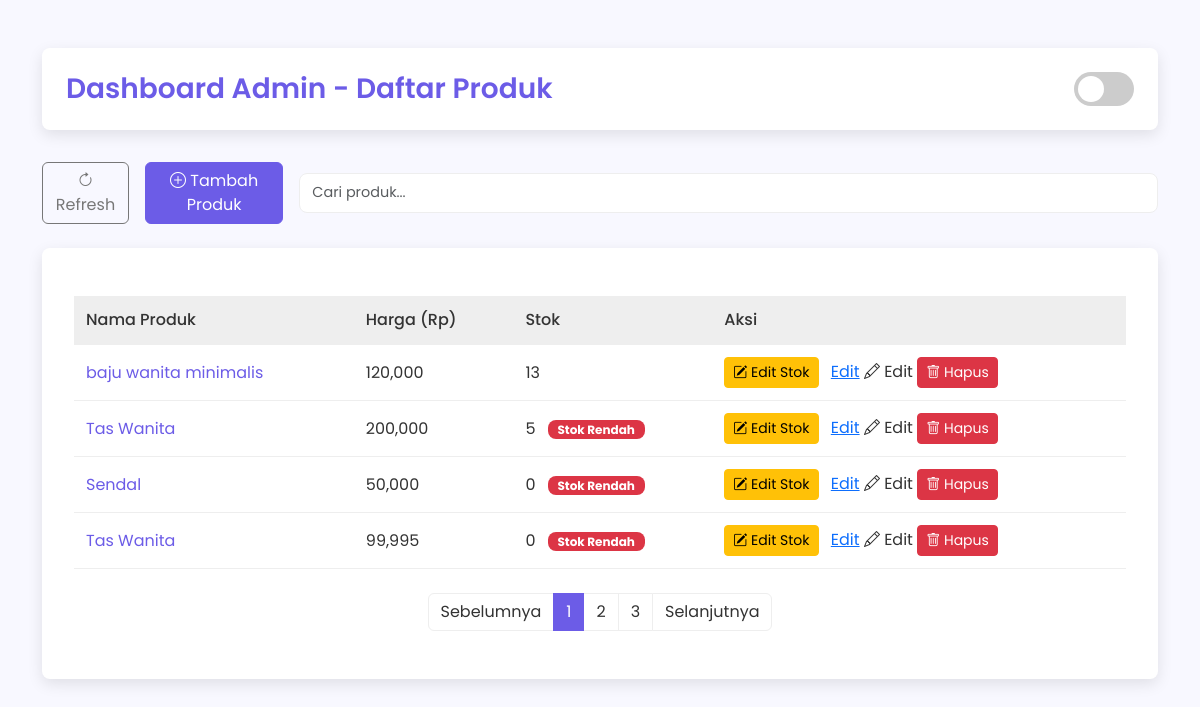
Page /admin (signed in) on the committed database.
### app.py (models this page shows, shortened)
class Product(db.Model):
    id = db.Column(db.Integer, primary_key=True)
    name = db.Column(db.String(100), nullable=False)
    price = db.Column(db.Integer, nullable=False)
    description = db.Column(db.Text, nullable=False)
    image_url = db.Column(db.String(255), nullable=False)
    stock = db.Column(db.Integer, default=0)  # kolom stok produk

### app.py (the view)
@app.route('/admin')
@login_required
def admin_dashboard():
    products = Product.query.all()
    return render_template('admin_dashboard.html', products=products)

### app.py (called while the page is built)
@login_manager.user_loader
def load_user(user_id):
    return Admin.query.get(int(user_id))

### templates/admin_dashboard.html (shortened to what this page needs)
<!DOCTYPE html>
<html lang="id">
<head>
    <link href="https://cdn.jsdelivr.net/npm/bootstrap@5.3.2/dist/css/bootstrap.min.css" rel="stylesheet" />
    <link href="https://cdn.jsdelivr.net/npm/bootstrap-icons@1.11.3/font/bootstrap-icons.min.css" rel="stylesheet" />
</head>
<body>
    <div class="container my-5 admin-container">
        <div class="admin-header">
            <h1>Dashboard Admin - Daftar Produk</h1>
            <label class="toggle-switch">
                <span class="slider"></span>
            </label>
        </div>
        <div class="action-buttons">
            <button id="refreshBtn" class="btn btn-outline-secondary">
                <i class="bi bi-arrow-clockwise"></i> Refresh
            </button>
            <a href="{{ url_for('add_product') }}" class="btn btn-primary">
                <i class="bi bi-plus-circle"></i> Tambah Produk
            </a>
            <input type="text" id="searchInput" class="form-control search-bar" placeholder="Cari produk...">
        </div>
        <div class="product-list-container">
            <table class="product-table">
                <thead>
                    <tr>
                        <th>Nama Produk</th>
                        <th>Harga (Rp)</th>
                        <th>Stok</th>
                        <th>Aksi</th>
                    </tr>
                </thead>
                <tbody>
                    {% for product in products %}
                    <tr>
                        <td>
                            <a href="{{ url_for('detail_product', product_id=product.id) }}" class="product-link">
                                {{ product.name }}
                            </a>
                        </td>
                        <td>{{ "{:,.0f}".format(product.price) }}</td>
                        <td>
                            {% if product.stock is not none %}
                            {{ product.stock }}
                            {% if product.stock <= 5 %}
                            <span class="badge stok-rendah ms-2">Stok Rendah</span>
                            {% endif %}
                            {% else %}
                            <span class="text-warning">Belum Diatur</span>
                            {% endif %}
                        </td>
                        <td class="product-actions">
                            <button class="btn btn-sm btn-warning me-2" data-bs-toggle="modal"
                                data-bs-target="#editStockModal{{ product.id }}">
                                <i class="bi bi-pencil-square"></i> Edit Stok
                            </button>
                            <a href="{{ url_for('edit_product', id=product.id) }}">Edit</a>
                              <i class="bi bi-pencil"></i> Edit
                          <form action="{{ url_for('delete_item', id=product.id) }}" method="POST" style="display:inline;">
                            <button type="submit" class="btn btn-sm btn-danger">
                                <i class="bi bi-trash"></i> Hapus
                            </button>
                        </form>
                        </td>
                    </tr>
                    {% endfor %}
                </tbody>
            </table>
            <nav aria-label="Product pagination">
                <ul class="pagination">
                    <li class="page-item disabled">
                        <a class="page-link" href="#" tabindex="-1" aria-disabled="true">Sebelumnya</a>
                    </li>
                    <li class="page-item active"><a class="page-link" href="#">1</a></li>
                    <li class="page-item"><a class="page-link" href="#">2</a></li>
                    <li class="page-item"><a class="page-link" href="#">3</a></li>
                    <li class="page-item">
                        <a class="page-link" href="#">Selanjutnya</a>
                    </li>
                </ul>
            </nav>
        </div>
    </div>
</body>
</html>

### templates/admin_dashboard.html (style rules this page uses)
:root { --primary-color: #6c5ce7; --primary-color-darker: #52489c; --text-color: #333; --text-color-light: #777; --bg-color: #f8f8ff; --bg-color-darker: #eee; --box-shadow: 0 5px 15px rgba(0, 0, 0, 0.1); --border-radius: 0.5rem; }
body { font-family: 'Poppins', sans-serif; background-color: var(--bg-color); color: var(--text-color); min-height: 100vh; transition: background-color 0.3s, color 0.3s; opacity: 0; animation: fadeIn 0.8s forwards; }
.btn-primary, .btn-outline-secondary { transition: background-color 0.3s, border-color 0.3s, color 0.3s, transform 0.2s; }
.product-table tbody tr { transition: background-color 0.3s, box-shadow 0.3s; cursor: pointer; }
.product-link { color: var(--primary-color); text-decoration: none; transition: color 0.3s, text-shadow 0.3s; }
.slider { transition: background-color 0.4s; }
.slider:before { transition: transform 0.4s; }
.page-item .page-link { transition: background-color 0.3s, color 0.3s; }
.admin-container { margin-top: 2rem; }
.admin-header { background-color: #fff; padding: 1.5rem; border-radius: var(--border-radius); box-shadow: var(--box-shadow); margin-bottom: 2rem; display: flex; justify-content: space-between; align-items: center; }
.admin-header h1 { font-size: 1.75rem; font-weight: 600; margin-bottom: 0; color: var(--primary-color); }
.action-buttons { display: flex; gap: 1rem; align-items: center; margin-bottom: 1.5rem; }
.btn-primary { background-color: var(--primary-color); border-color: var(--primary-color); transition: background-color 0.3s, border-color 0.3s; }
.btn-outline-secondary { color: var(--text-color-light); border-color: var(--text-color-light); transition: color 0.3s, border-color 0.3s; }
.product-list-container { background-color: #fff; padding: 2rem; border-radius: var(--border-radius); box-shadow: var(--box-shadow); overflow-x: auto; }
.product-table { width: 100%; border-collapse: collapse; margin-top: 1rem; }
.product-table th, .product-table td { padding: 0.75rem; border-bottom: 1px solid var(--bg-color-darker); text-align: left; }
.product-table th { background-color: var(--bg-color-darker); font-weight: 500; }
.product-link { color: var(--primary-color); text-decoration: none; transition: color 0.3s; }
.stok-rendah { background-color: #dc3545; color: #fff; font-size: 0.75rem; padding: 0.2rem 0.6rem; border-radius: 0.5rem; }
.search-bar { border: 1px solid var(--bg-color-darker); border-radius: var(--border-radius); padding: 0.5rem 0.75rem; font-size: 0.9rem; transition: border-color 0.3s; }
.toggle-switch { position: relative; display: inline-block; width: 60px; height: 34px; }
.slider { position: absolute; cursor: pointer; top: 0; left: 0; right: 0; bottom: 0; background-color: #ccc; transition: 0.4s; border-radius: 34px; }
.slider:before { position: absolute; content: ""; height: 26px; width: 26px; left: 4px; bottom: 4px; background-color: white; transition: 0.4s; border-radius: 50%; }
.pagination { justify-content: center; margin-top: 1.5rem; }
.page-item .page-link { color: var(--text-color); background-color: #fff; border-color: var(--bg-color-darker); transition: all 0.3s; }
.page-item.active .page-link { background-color: var(--primary-color); border-color: var(--primary-color); color: #fff; }

### rows in the picture
Product: name "baju wanita minimalis", price "120,000", stock "13"
Product: name "Tas Wanita", price "200,000", stock "5", shows "Stok Rendah"
Product: name "Sendal", price "50,000", stock "0", shows "Stok Rendah"
Product: name "Tas Wanita", price "99,995", stock "0", shows "Stok Rendah"
